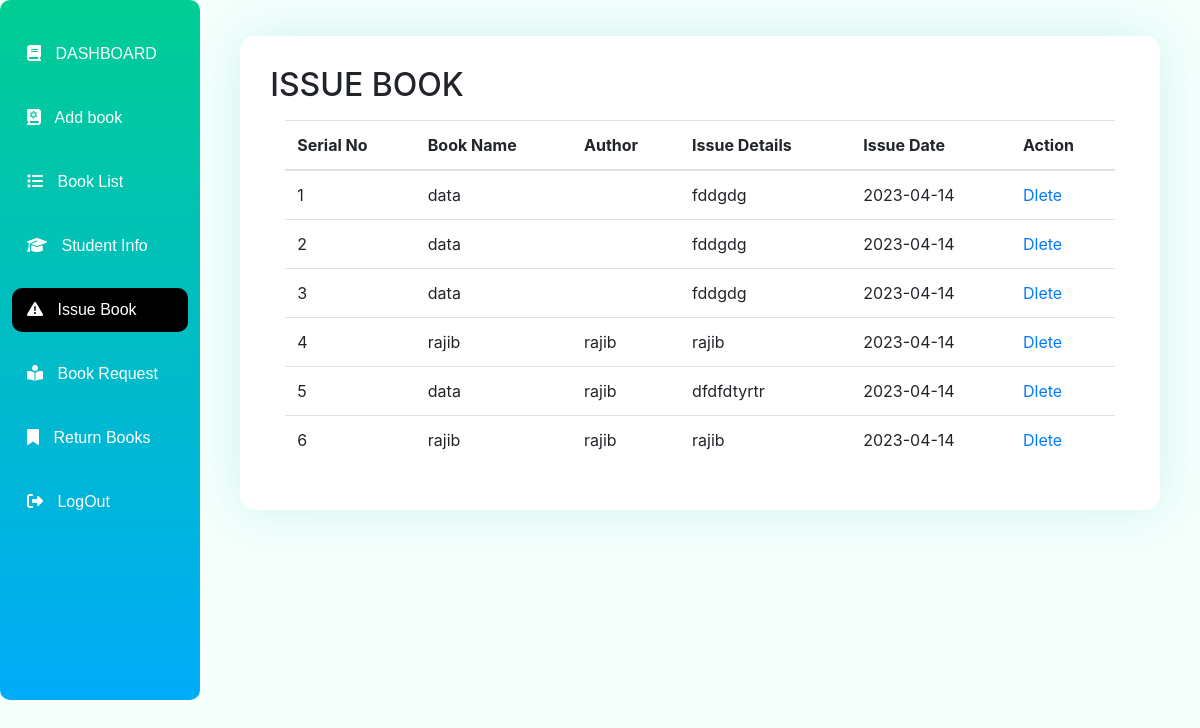
The app's page /issue-book.php?issuesAdmin=true&&26474 with its own data.
### issue-book.php (the view, shortened to what this page needs)
<!doctype html>
<html lang="en">
  <head>
    <link rel="stylesheet" href="https://cdnjs.cloudflare.com/ajax/libs/font-awesome/6.4.0/css/all.min.css">
    <link rel="stylesheet" href="https://stackpath.bootstrapcdn.com/bootstrap/4.3.1/css/bootstrap.min.css"
>
     <link rel="stylesheet" href="./css/style.css">
  </head>
  <body>
  <?php
     require_once("config/configer.php");
    ?>
    <section>
        <div class="container-fluid">
           <div class="admin-section">
           <div class="row">
                <div class="col-md-2 col-xxl-2 col-lg-2 p-0">
                <?php
                   require_once("side_bar.php");
                  ?>
                </div>
                <div class="col-md-10 col-xxl-10 col-lg-10  p-3 mb-auto d-flex justify-content-center ">
                 <div class="student-info-table">
                    <h2>ISSUE BOOK</h2>
                    <div class="container mt-3">
                    <?php
    $query="SELECT * FROM `student-issue-book`";
    $data_sharing=mysqli_query($connect,$query);
    ?>
    <table class="table table-hover">
    <thead>
    <tr>
        <th>Serial No</th>
        <th>Book Name</th>
        <th>Author</th>
        <th>Issue Details</th>
        <th>Issue Date</th>
        <th>Action</th>
    </tr>
    </thead> <tbody>
<?php
   $count=0;
    while($row=mysqli_fetch_assoc($data_sharing))
    {
        $bookName=$row['book_name'];
        $author_n=$row['author_name'];
        $issueDetail=$row['issue_detalis'];
        $issueDate=$row['isuue_date'];
        $count++;
        ?>
                        <tr>
                        <td><?php echo $count?></td>
                            <td><?php echo $bookName?></td>
                            <td><?php echo $author_n?></td>
                            <td><?php echo  $issueDetail?></td>
                            <td><?php echo $issueDate?></td>
                            <td><a href="">Dlete</a></td>
                        </tr>
 <?php
    }
    ?>     </tbody>
                    </table>
                    </div>
                 </div>
              </div>
              </div>
        </div>
    </div>
 </body>
</html>

### css/style.css (style rules this page uses)
* { margin: 0; padding: 0; }
body { min-height: 100%; background-color: #f5fffc; }
.student-info-table { background: white; padding: 30px; border-radius: 15px; width: 95%; overflow-x: auto; box-shadow: 0px 0px 50px #3bc6c733; margin-top: 20px; }

### records on screen
student-issue-book: book_name "data", issue_detalis "fddgdg", isuue_date "2023-04-14"
student-issue-book: book_name "data", issue_detalis "fddgdg", isuue_date "2023-04-14"
student-issue-book: book_name "data", issue_detalis "fddgdg", isuue_date "2023-04-14"
student-issue-book: book_name "rajib", author_name "rajib", issue_detalis "rajib", isuue_date "2023-04-14"
student-issue-book: book_name "data", author_name "rajib", issue_detalis "dfdfdtyrtr", isuue_date "2023-04-14"
student-issue-book: book_name "rajib", author_name "rajib", issue_detalis "rajib", isuue_date "2023-04-14"
